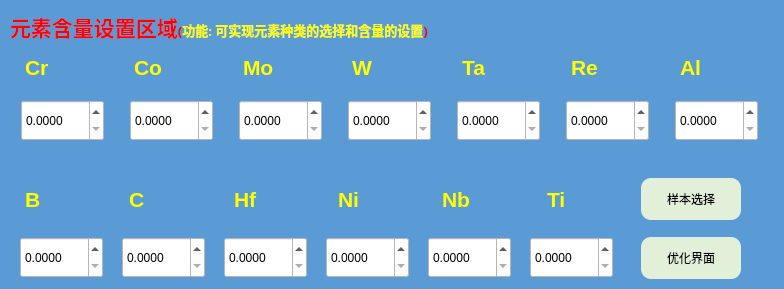
       <widget class="QWidget" name="yuansu_shezhi" native="true">
        <property name="styleSheet">
         <string notr="true">background-color: rgb(91, 155, 213);
</string>
        </property>
        <layout class="QGridLayout" name="gridLayout">
         <property name="leftMargin">
          <number>10</number>
         </property>
         <property name="rightMargin">
          <number>15</number>
         </property>
         <property name="bottomMargin">
          <number>10</number>
         </property>
         <property name="horizontalSpacing">
          <number>28</number>
         </property>
         <property name="verticalSpacing">
          <number>10</number>
         </property>
         <item row="4" column="0">
          <layout class="QHBoxLayout" name="horizontalLayout_4">
           <property name="spacing">
            <number>19</number>
           </property>
           <property name="leftMargin">
            <number>10</number>
           </property>
           <item>
            <widget class="QDoubleSpinBox" name="doubleSpinBox_8">
             <property name="minimumSize">
              <size>
               <width>71</width>
               <height>41</height>
              </size>
             </property>
             <property name="maximumSize">
              <size>
               <width>83</width>
               <height>41</height>
              </size>
             </property>
             <property name="styleSheet">
              <string notr="true">color: rgb(0, 0, 0);
background-color: rgb(255, 255, 255);</string>
             </property>
             <property name="decimals">
              <number>4</number>
             </property>
             <property name="maximum">
              <double>10000.000000000000000</double>
             </property>
             <property name="singleStep">
              <double>0.100000000000000</double>
             </property>
            </widget>
           </item>
           <item>
            <widget class="QDoubleSpinBox" name="doubleSpinBox_9">
             <property name="minimumSize">
              <size>
               <width>71</width>
               <height>41</height>
              </size>
             </property>
             <property name="maximumSize">
              <size>
               <width>83</width>
               <height>41</height>
              </size>
             </property>
             <property name="styleSheet">
              <string notr="true">color: rgb(0, 0, 0);
background-color: rgb(255, 255, 255);</string>
             </property>
             <property name="decimals">
              <number>4</number>
             </property>
             <property name="maximum">
              <double>10000.000000000000000</double>
             </property>
             <property name="singleStep">
              <double>0.100000000000000</double>
             </property>
            </widget>
           </item>
           <item>
            <widget class="QDoubleSpinBox" name="doubleSpinBox_10">
             <property name="minimumSize">
              <size>
               <width>71</width>
               <height>41</height>
              </size>
             </property>
             <property name="maximumSize">
              <size>
               <width>83</width>
               <height>41</height>
              </size>
             </property>
             <property name="styleSheet">
              <string notr="true">color: rgb(0, 0, 0);
background-color: rgb(255, 255, 255);</string>
             </property>
             <property name="decimals">
              <number>4</number>
             </property>
             <property name="maximum">
              <double>10000.000000000000000</double>
             </property>
             <property name="singleStep">
              <double>0.100000000000000</double>
             </property>
            </widget>
           </item>
           <item>
            <widget class="QDoubleSpinBox" name="doubleSpinBox_11">
             <property name="minimumSize">
              <size>
               <width>71</width>
               <height>41</height>
              </size>
             </property>
             <property name="maximumSize">
              <size>
               <width>83</width>
               <height>41</height>
              </size>
             </property>
             <property name="styleSheet">
              <string notr="true">color: rgb(0, 0, 0);
background-color: rgb(255, 255, 255);</string>
             </property>
             <property name="decimals">
              <number>4</number>
             </property>
             <property name="maximum">
              <double>10000.000000000000000</double>
             </property>
             <property name="singleStep">
              <double>0.100000000000000</double>
             </property>
            </widget>
           </item>
           <item>
            <widget class="QDoubleSpinBox" name="doubleSpinBox_12">
             <property name="minimumSize">
              <size>
               <width>71</width>
               <height>41</height>
              </size>
             </property>
             <property name="maximumSize">
              <size>
               <width>83</width>
               <height>41</height>
              </size>
             </property>
             <property name="styleSheet">
              <string notr="true">color: rgb(0, 0, 0);
background-color: rgb(255, 255, 255);</string>
             </property>
             <property name="decimals">
              <number>4</number>
             </property>
             <property name="maximum">
              <double>10000.000000000000000</double>
             </property>
             <property name="singleStep">
              <double>0.100000000000000</double>
             </property>
            </widget>
           </item>
           <item>
            <widget class="QDoubleSpinBox" name="doubleSpinBox_13">
             <property name="minimumSize">
              <size>
               <width>71</width>
               <height>41</height>
              </size>
             </property>
             <property name="maximumSize">
              <size>
               <width>83</width>
               <height>41</height>
              </size>
             </property>
             <property name="styleSheet">
              <string notr="true">color: rgb(0, 0, 0);
background-color: rgb(255, 255, 255);</string>
             </property>
             <property name="decimals">
              <number>4</number>
             </property>
             <property name="maximum">
              <double>10000.000000000000000</double>
             </property>
             <property name="singleStep">
              <double>0.100000000000000</double>
             </property>
            </widget>
           </item>
          </layout>
         </item>
         <item row="3" column="0">
          <layout class="QHBoxLayout" name="horizontalLayout_3">
           <property name="spacing">
            <number>38</number>
           </property>
           <property name="leftMargin">
            <number>15</number>
           </property>
           <property name="topMargin">
            <number>16</number>
           </property>
           <property name="bottomMargin">
            <number>15</number>
           </property>
           <item>
            <widget class="QLabel" name="label_yuansu_8">
             <property name="font">
              <font>
               <pointsize>16</pointsize>
               <weight>75</weight>
               <bold>true</bold>
              </font>
             </property>
             <property name="text">
              <string>&lt;html&gt;&lt;head/&gt;&lt;body&gt;&lt;p&gt;&lt;span style=&quot; color:#ffff00;&quot;&gt;B&lt;/span&gt;&lt;/p&gt;&lt;/body&gt;&lt;/html&gt;</string>
             </property>
            </widget>
           </item>
           <item>
            <widget class="QLabel" name="label_yuansu_9">
             <property name="font">
              <font>
               <pointsize>16</pointsize>
               <weight>75</weight>
               <bold>true</bold>
              </font>
             </property>
             <property name="text">
              <string>&lt;html&gt;&lt;head/&gt;&lt;body&gt;&lt;p&gt;&lt;span style=&quot; color:#ffff00;&quot;&gt;C&lt;/span&gt;&lt;/p&gt;&lt;/body&gt;&lt;/html&gt;</string>
             </property>
            </widget>
           </item>
           <item>
            <widget class="QLabel" name="label_yuansu_10">
             <property name="font">
              <font>
               <pointsize>16</pointsize>
               <weight>75</weight>
               <bold>true</bold>
              </font>
             </property>
             <property name="text">
              <string>&lt;html&gt;&lt;head/&gt;&lt;body&gt;&lt;p&gt;&lt;span style=&quot; color:#ffff00;&quot;&gt;Hf&lt;/span&gt;&lt;/p&gt;&lt;/body&gt;&lt;/html&gt;</string>
             </property>
            </widget>
           </item>
           <item>
            <widget class="QLabel" name="label_yuansu_11">
             <property name="font">
              <font>
               <pointsize>16</pointsize>
               <weight>75</weight>
               <bold>true</bold>
              </font>
             </property>
             <property name="text">
              <string>&lt;html&gt;&lt;head/&gt;&lt;body&gt;&lt;p&gt;&lt;span style=&quot; color:#ffff00;&quot;&gt;Ni&lt;/span&gt;&lt;/p&gt;&lt;/body&gt;&lt;/html&gt;</string>
             </property>
            </widget>
           </item>
           <item>
            <widget class="QLabel" name="label_yuansu_12">
             <property name="font">
              <font>
               <pointsize>16</pointsize>
               <weight>75</weight>
               <bold>true</bold>
              </font>
             </property>
             <property name="text">
              <string>&lt;html&gt;&lt;head/&gt;&lt;body&gt;&lt;p&gt;&lt;span style=&quot; color:#ffff00;&quot;&gt;Nb&lt;/span&gt;&lt;/p&gt;&lt;/body&gt;&lt;/html&gt;</string>
             </property>
            </widget>
           </item>
           <item>
            <widget class="QLabel" name="label_yuansu_13">
             <property name="font">
              <font>
               <pointsize>16</pointsize>
               <weight>75</weight>
               <bold>true</bold>
              </font>
             </property>
             <property name="text">
              <string>&lt;html&gt;&lt;head/&gt;&lt;body&gt;&lt;p&gt;&lt;span style=&quot; color:#ffff00;&quot;&gt;Ti&lt;/span&gt;&lt;/p&gt;&lt;/body&gt;&lt;/html&gt;</string>
             </property>
            </widget>
           </item>
          </layout>
         </item>
         <item row="1" column="0" colspan="3">
          <layout class="QHBoxLayout" name="horizontalLayout">
           <property name="spacing">
            <number>20</number>
           </property>
           <property name="leftMargin">
            <number>15</number>
           </property>
           <property name="topMargin">
            <number>2</number>
           </property>
           <property name="bottomMargin">
            <number>10</number>
           </property>
           <item>
            <widget class="QLabel" name="label_yuansu_1">
             <property name="font">
              <font>
               <pointsize>16</pointsize>
              </font>
             </property>
             <property name="text">
              <string>&lt;html&gt;&lt;head/&gt;&lt;body&gt;&lt;p&gt;&lt;span style=&quot; font-weight:600; color:#ffff00;&quot;&gt;Cr&lt;/span&gt;&lt;/p&gt;&lt;/body&gt;&lt;/html&gt;</string>
             </property>
            </widget>
           </item>
           <item>
            <widget class="QLabel" name="label_yuansu_2">
             <property name="font">
              <font>
               <pointsize>16</pointsize>
               <weight>75</weight>
               <bold>true</bold>
              </font>
             </property>
             <property name="text">
              <string>&lt;html&gt;&lt;head/&gt;&lt;body&gt;&lt;p&gt;&lt;span style=&quot; font-weight:600; color:#ffff00;&quot;&gt;Co&lt;/span&gt;&lt;/p&gt;&lt;/body&gt;&lt;/html&gt;</string>
             </property>
            </widget>
           </item>
           <item>
            <widget class="QLabel" name="label_yuansu_3">
             <property name="font">
              <font>
               <pointsize>16</pointsize>
              </font>
             </property>
             <property name="text">
              <string>&lt;html&gt;&lt;head/&gt;&lt;body&gt;&lt;p&gt;&lt;span style=&quot; font-weight:600; color:#ffff00;&quot;&gt;Mo&lt;/span&gt;&lt;/p&gt;&lt;/body&gt;&lt;/html&gt;</string>
             </property>
            </widget>
           </item>
           <item>
            <widget class="QLabel" name="label_yuansu_4">
             <property name="font">
              <font>
               <pointsize>16</pointsize>
              </font>
             </property>
             <property name="text">
              <string>&lt;html&gt;&lt;head/&gt;&lt;body&gt;&lt;p&gt;&lt;span style=&quot; font-weight:600; color:#ffff00;&quot;&gt;W&lt;/span&gt;&lt;/p&gt;&lt;/body&gt;&lt;/html&gt;</string>
             </property>
            </widget>
           </item>
           <item>
            <widget class="QLabel" name="label_yuansu_5">
             <property name="font">
              <font>
               <pointsize>16</pointsize>
               <weight>75</weight>
               <bold>true</bold>
              </font>
             </property>
             <property name="text">
              <string>&lt;html&gt;&lt;head/&gt;&lt;body&gt;&lt;p&gt;&lt;span style=&quot; font-weight:600; color:#ffff00;&quot;&gt;Ta&lt;/span&gt;&lt;/p&gt;&lt;/body&gt;&lt;/html&gt;</string>
             </property>
            </widget>
           </item>
           <item>
            <widget class="QLabel" name="label_yuansu_6">
             <property name="font">
              <font>
               <pointsize>16</pointsize>
               <weight>75</weight>
               <bold>true</bold>
              </font>
             </property>
             <property name="text">
              <string>&lt;html&gt;&lt;head/&gt;&lt;body&gt;&lt;p&gt;&lt;span style=&quot; font-weight:600; color:#ffff00;&quot;&gt;Re&lt;/span&gt;&lt;/p&gt;&lt;/body&gt;&lt;/html&gt;</string>
             </property>
            </widget>
           </item>
           <item>
            <widget class="QLabel" name="label_yuansu_7">
             <property name="font">
              <font>
               <pointsize>16</pointsize>
               <weight>75</weight>
               <bold>true</bold>
              </font>
             </property>
             <property name="text">
              <string>&lt;html&gt;&lt;head/&gt;&lt;body&gt;&lt;p&gt;&lt;span style=&quot; font-weight:600; color:#ffff00;&quot;&gt;Al&lt;/span&gt;&lt;/p&gt;&lt;/body&gt;&lt;/html&gt;</string>
             </property>
            </widget>
           </item>
          </layout>
         </item>
         <item row="2" column="0" colspan="3">
          <layout class="QHBoxLayout" name="horizontalLayout_2">
           <property name="spacing">
            <number>15</number>
           </property>
           <property name="bottomMargin">
            <number>20</number>
           </property>
           <item>
            <widget class="QDoubleSpinBox" name="doubleSpinBox_1">
             <property name="enabled">
              <bool>true</bool>
             </property>
             <property name="minimumSize">
              <size>
               <width>65</width>
               <height>41</height>
              </size>
             </property>
             <property name="maximumSize">
              <size>
               <width>83</width>
               <height>41</height>
              </size>
             </property>
             <property name="styleSheet">
              <string notr="true">color: rgb(0, 0, 0);
background-color: rgb(255, 255, 255);</string>
             </property>
             <property name="decimals">
              <number>4</number>
             </property>
             <property name="maximum">
              <double>10000.000000000000000</double>
             </property>
             <property name="singleStep">
              <double>0.100000000000000</double>
             </property>
             <property name="stepType">
              <enum>QAbstractSpinBox::DefaultStepType</enum>
             </property>
            </widget>
           </item>
           <item>
            <widget class="QDoubleSpinBox" name="doubleSpinBox_2">
             <property name="minimumSize">
              <size>
               <width>71</width>
               <height>41</height>
              </size>
             </property>
             <property name="maximumSize">
              <size>
               <width>83</width>
               <height>41</height>
              </size>
             </property>
             <property name="styleSheet">
              <string notr="true">color: rgb(0, 0, 0);
background-color: rgb(255, 255, 255);</string>
             </property>
             <property name="decimals">
              <number>4</number>
             </property>
             <property name="maximum">
              <double>10000.000000000000000</double>
             </property>
             <property name="singleStep">
              <double>0.100000000000000</double>
             </property>
            </widget>
           </item>
           <item>
            <widget class="QDoubleSpinBox" name="doubleSpinBox_3">
             <property name="minimumSize">
              <size>
               <width>71</width>
               <height>41</height>
              </size>
             </property>
             <property name="maximumSize">
              <size>
               <width>83</width>
               <height>41</height>
              </size>
             </property>
             <property name="styleSheet">
              <string notr="true">color: rgb(0, 0, 0);
background-color: rgb(255, 255, 255);</string>
             </property>
             <property name="decimals">
              <number>4</number>
             </property>
             <property name="maximum">
              <double>10000.000000000000000</double>
             </property>
             <property name="singleStep">
              <double>0.100000000000000</double>
             </property>
            </widget>
           </item>
           <item>
            <widget class="QDoubleSpinBox" name="doubleSpinBox_4">
             <property name="minimumSize">
              <size>
               <width>71</width>
               <height>41</height>
              </size>
             </property>
             <property name="maximumSize">
              <size>
               <width>83</width>
               <height>41</height>
              </size>
             </property>
             <property name="styleSheet">
              <string notr="true">color: rgb(0, 0, 0);
background-color: rgb(255, 255, 255);</string>
             </property>
             <property name="decimals">
              <number>4</number>
             </property>
             <property name="maximum">
              <double>10000.000000000000000</double>
             </property>
             <property name="singleStep">
              <double>0.100000000000000</double>
             </property>
            </widget>
           </item>
           <item>
            <widget class="QDoubleSpinBox" name="doubleSpinBox_5">
             <property name="minimumSize">
              <size>
               <width>71</width>
               <height>41</height>
              </size>
             </property>
             <property name="maximumSize">
              <size>
               <width>83</width>
               <height>41</height>
              </size>
             </property>
             <property name="styleSheet">
              <string notr="true">color: rgb(0, 0, 0);
background-color: rgb(255, 255, 255);</string>
             </property>
             <property name="decimals">
              <number>4</number>
             </property>
             <property name="maximum">
              <double>10000.000000000000000</double>
             </property>
             <property name="singleStep">
              <double>0.100000000000000</double>
             </property>
            </widget>
           </item>
           <item>
            <widget class="QDoubleSpinBox" name="doubleSpinBox_6">
             <property name="minimumSize">
              <size>
               <width>71</width>
               <height>41</height>
              </size>
             </property>
             <property name="maximumSize">
              <size>
               <width>83</width>
               <height>41</height>
              </size>
             </property>
             <property name="styleSheet">
              <string notr="true">color: rgb(0, 0, 0);
background-color: rgb(255, 255, 255);</string>
             </property>
             <property name="decimals">
              <number>4</number>
             </property>
             <property name="maximum">
              <double>10000.000000000000000</double>
             </property>
             <property name="singleStep">
              <double>0.100000000000000</double>
             </property>
            </widget>
           </item>
           <item>
            <widget class="QDoubleSpinBox" name="doubleSpinBox_7">
             <property name="minimumSize">
              <size>
               <width>71</width>
               <height>41</height>
              </size>
             </property>
             <property name="maximumSize">
              <size>
               <width>83</width>
               <height>41</height>
              </size>
             </property>
             <property name="styleSheet">
              <string notr="true">color: rgb(0, 0, 0);
background-color: rgb(255, 255, 255);</string>
             </property>
             <property name="decimals">
              <number>4</number>
             </property>
             <property name="maximum">
              <double>10000.000000000000000</double>
             </property>
             <property name="singleStep">
              <double>0.100000000000000</double>
             </property>
            </widget>
           </item>
          </layout>
         </item>
         <item row="3" column="1">
          <widget class="QPushButton" name="pushButton_wenjian">
           <property name="minimumSize">
            <size>
             <width>100</width>
             <height>42</height>
            </size>
           </property>
           <property name="cursor">
            <cursorShape>PointingHandCursor</cursorShape>
           </property>
           <property name="styleSheet">
            <string notr="true">border-radius: 10px;
font: 12pt &quot;微软雅黑&quot;;
padding: 5px;
color: rgb(0, 0, 0);
background-repeat: no-repeat;
background-color: rgb(226, 240, 217);</string>
           </property>
           <property name="text">
            <string>样本选择</string>
           </property>
          </widget>
         </item>
         <item row="4" column="1">
          <widget class="QPushButton" name="pushButton_youhua">
           <property name="minimumSize">
            <size>
             <width>100</width>
             <height>42</height>
            </size>
           </property>
           <property name="cursor">
            <cursorShape>PointingHandCursor</cursorShape>
           </property>
           <property name="styleSheet">
            <string notr="true">border-radius: 10px;
font: 12pt &quot;微软雅黑&quot;;
padding: 5px;
color: rgb(0, 0, 0);
background-repeat: no-repeat;
background-color: rgb(226, 240, 217);</string>
           </property>
           <property name="text">
            <string>优化界面</string>
           </property>
          </widget>
         </item>
         <item row="0" column="0" colspan="3">
          <widget class="QLabel" name="label_shezhi">
           <property name="font">
            <font>
             <family>宋体</family>
             <pointsize>16</pointsize>
             <weight>75</weight>
             <bold>true</bold>
            </font>
           </property>
           <property name="text">
            <string>&lt;html&gt;&lt;head/&gt;&lt;body&gt;&lt;p&gt;&lt;span style=&quot; color:#ff0000;&quot;&gt;元素含量设置区域&lt;/span&gt;&lt;span style=&quot; font-size:10pt; color:#ff0000;&quot;&gt;(&lt;/span&gt;&lt;span style=&quot; font-size:10pt; color:#ffff00;&quot;&gt;功能: 可实现元素种类的选择和含量的设置&lt;/span&gt;&lt;span style=&quot; font-size:10pt; color:#ff0000;&quot;&gt;)&lt;/span&gt;&lt;/p&gt;&lt;/body&gt;&lt;/html&gt;</string>
           </property>
          </widget>
         </item>
        </layout>
       </widget>
